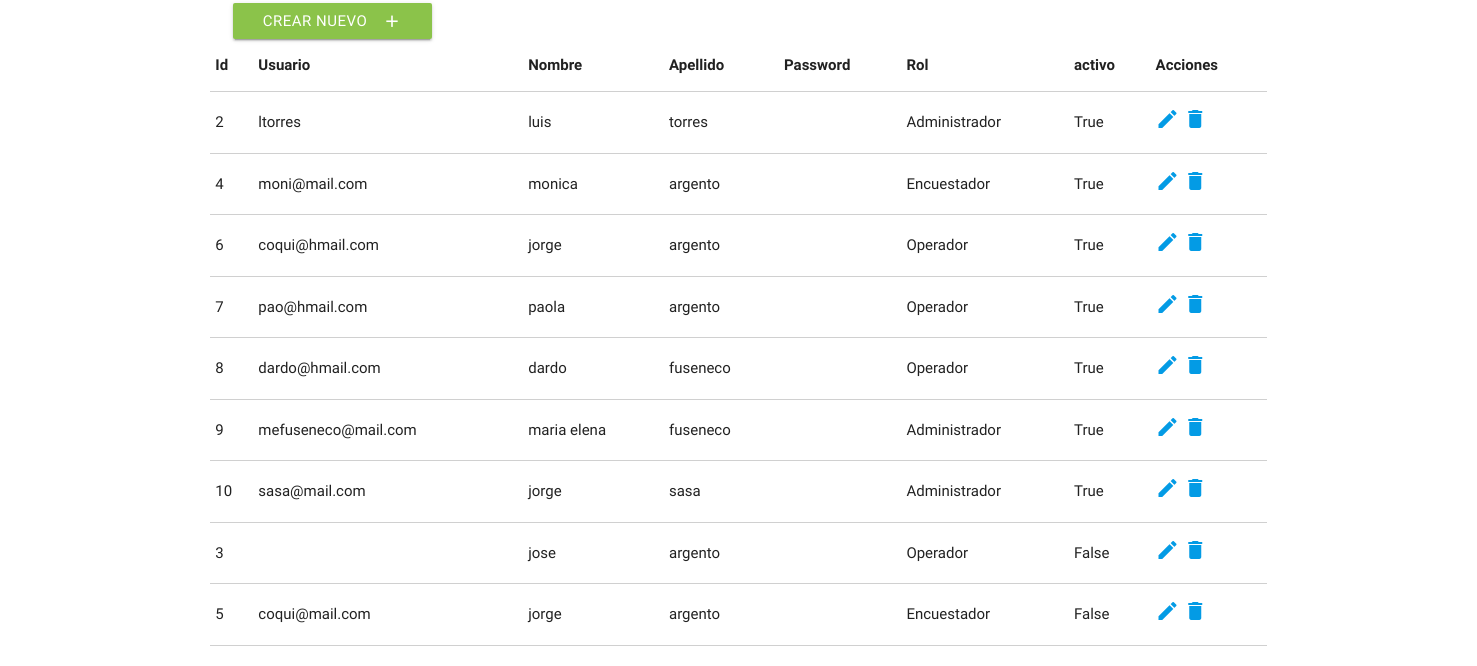
Page /crear_usuario/ (lower part) on the earlier database version.
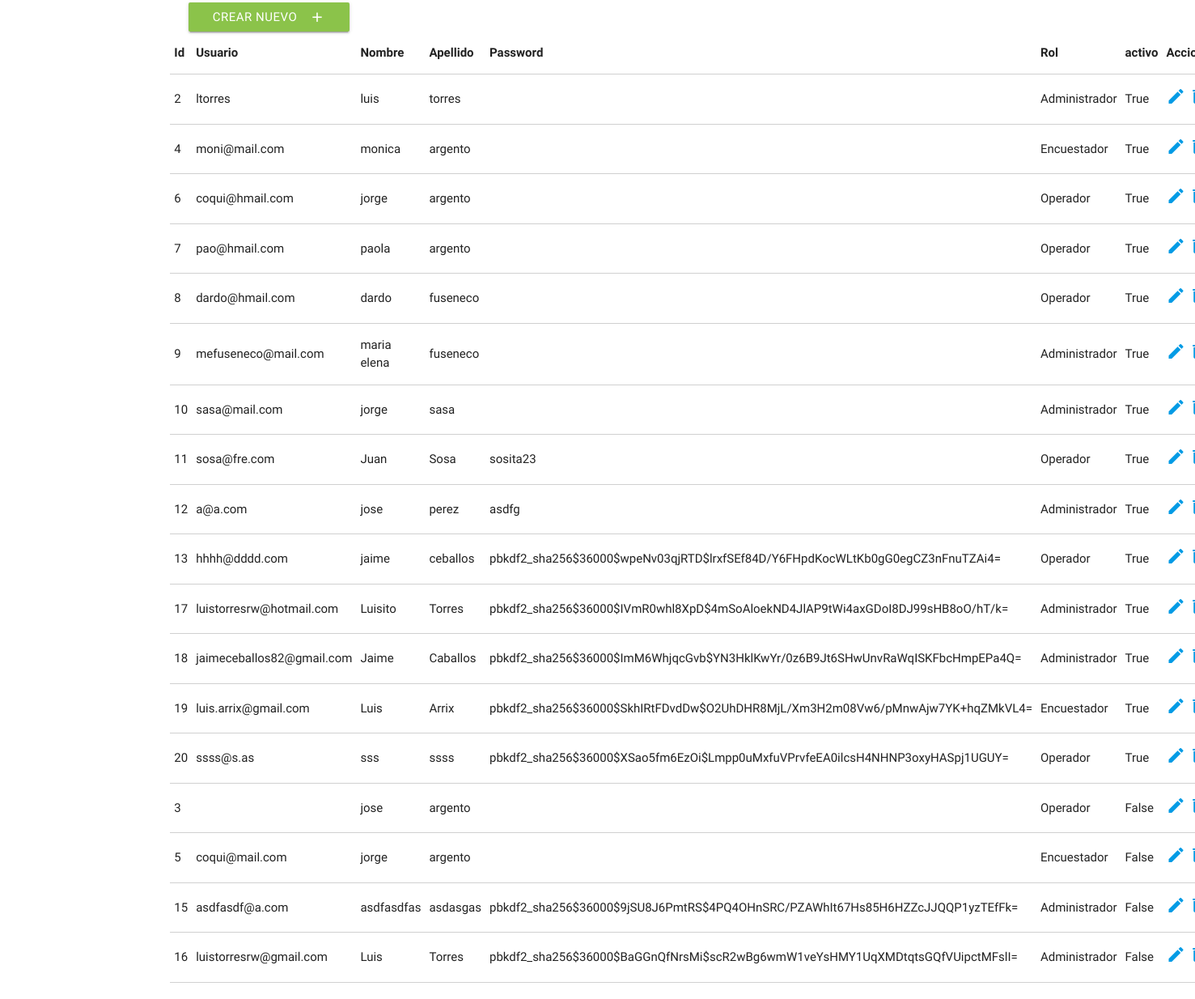
Same page on the later database version.
### principal/models.py (models this page shows)
class Usuario(User):
	ROL_CHOICES = (
        ('Administrador', 'Administrador'),
        ('Operador', 'Operador'),
        ('Encuestador', 'Encuestador'),
    )
	dni = models.CharField(max_length=8)
	rol = models.CharField(max_length=15, choices=ROL_CHOICES)

### principal/views.py (the view)
# urls.py: url(r'^crear_usuario/$', views.crear_usuario, name='crear_usuario'),
def crear_usuario(request):
    lista = Usuario.objects.all().order_by('-is_active')
    usuario = Usuario()
    if request.method == 'POST':
        form = UsuarioForm(request.POST)
        if form.is_valid():
            password = Usuario.objects.make_random_password(length=8)
            usuario.username = form.cleaned_data['username']
            usuario.first_name = form.cleaned_data['first_name']
            usuario.last_name = form.cleaned_data['last_name']
            usuario.dni = form.cleaned_data['dni']
            usuario.rol = form.cleaned_data['rol']
            usuario.set_password(password)
            usuario.save()
            form = UsuarioForm(instance= usuario)
            subject = 'Alta de usuario.'
            html_content = ("Hola %s %s: <br> Bienvenido al Sistema de Administración de Encuestas Agropecuarias. <br> Sus credenciales de acceso son las siguientes:<br> <b>Usuario: %s. <br> Password: %s.</b><br>Para su seguridad recuerde cambiar la contraseña asignada por una de su preferencia."% (usuario.first_name, usuario.last_name, usuario.username,password))
            from_email = 'm-datum UDC.'
            to = usuario.username
            msg = EmailMultiAlternatives(subject, html_content, from_email, [to])
            msg.attach_alternative(html_content, "text/html")
            msg.send()
    else:
        form = UsuarioForm()
    context = {'lista': lista, 'form': form, }
    return render(request, 'crear_usuario.html', context)

### principal/templates/crear_usuario.html (shortened to what this page needs)
{% extends "base.html" %}
{% block content %}
<div class="container">
	<div class="col s12">
		<div class="row">
			<div class="col s12">
				<form action="" method="POST">{% csrf_token %}
					<div class="input-field col s6">
	    		</form>	<br>
	    		<button class="btn waves-effect light-green" type="submit" name="action">Crear 	Nuevo<i class="material-icons right">add</i>
				</button>
	  		</div>
    	</div>
    	{% if lista %}
    	<table class="highlight bordered responsive-table">
	        <thead>
	          	<tr>
	              	<th>Id</th>
	              	<th>Usuario</th>
	              	<th>Nombre</th>
	              	<th>Apellido</th>
	              	<th>Password</th>
	              	<th>Rol</th>
	              	<th>activo</th>
	              	<th>Acciones</th>
	          	</tr>
	        </thead>
	        <tbody>
     			{% for elemento in lista %}
		          	<tr>
		            	<td>{{elemento.id}}</td>
		            	<td>{{elemento.username}}</td>
		            	<td>{{elemento.first_name}}</td>
		            	<td>{{elemento.last_name}}</td>
		            	<td>{{elemento.password}}</td>
		            	<td>{{elemento.rol}}</td>
		            	<td>{{elemento.is_active}}</td>
		            	<td>
		            		<a href="{% url 'editar_usuario' elemento.id %}"><i class="material-icons">edit</i> </a>
		                	<a href="{% url 'borrar_usuario' elemento.id %}"> <i class="material-icons">delete</i></a>
		            	</td>
		          	</tr>
          		{% endfor %}
        	</tbody>
      	</table>
      	{% endif %}
    </div>
</div>
{% endblock %}

Differences in the rows shown:
added Usuario: id "11", username "sosa@fre.com", first_name "Juan", last_name "Sosa", password "sosita23", rol "Operador", is_active "True"
added Usuario: id "12", username "a@a.com", first_name "jose", last_name "perez", password "asdfg", rol "Administrador", is_active "True"
added Usuario: id "13", username "hhhh@dddd.com", first_name "jaime", last_name "ceballos", password "pbkdf2_sha256$36000$wpeNv03qjRTD$lrxfSEf84D/Y6FHpdKocWLtKb0gG0egCZ3nFnuTZAi4=", rol "Operador", is_active "True"
added Usuario: id "17", username "luistorresrw@hotmail.com", first_name "Luisito", last_name "Torres", password "pbkdf2_sha256$36000$IVmR0whl8XpD$4mSoAloekND4JlAP9tWi4axGDoI8DJ99sHB8oO/hT/k=", rol "Administrador", is_active "True"
added Usuario: id "18", username "jaimeceballos82@gmail.com", first_name "Jaime", last_name "Caballos", password "pbkdf2_sha256$36000$ImM6WhjqcGvb$YN3HklKwYr/0z6B9Jt6SHwUnvRaWqISKFbcHmpEPa4Q=", rol "Administrador", is_active "True"
added Usuario: id "19", username "luis.arrix@gmail.com", first_name "Luis", last_name "Arrix", password "pbkdf2_sha256$36000$SkhIRtFDvdDw$O2UhDHR8MjL/Xm3H2m08Vw6/pMnwAjw7YK+hqZMkVL4=", rol "Encuestador", is_active "True"
added Usuario: id "20", username "ssss@s.as", first_name "sss", last_name "ssss", password "pbkdf2_sha256$36000$XSao5fm6EzOi$Lmpp0uMxfuVPrvfeEA0ilcsH4NHNP3oxyHASpj1UGUY=", rol "Operador", is_active "True"
added Usuario: id "15", username "asdfasdf@a.com", first_name "asdfasdfas", last_name "asdasgas", password "pbkdf2_sha256$36000$9jSU8J6PmtRS$4PQ4OHnSRC/PZAWhIt67Hs85H6HZZcJJQQP1yzTEfFk=", rol "Administrador", is_active "False"
added Usuario: id "16", username "luistorresrw@gmail.com", first_name "Luis", last_name "Torres", password "pbkdf2_sha256$36000$BaGGnQfNrsMi$scR2wBg6wmW1veYsHMY1UqXMDtqtsGQfVUipctMFslI=", rol "Administrador", is_active "False"
